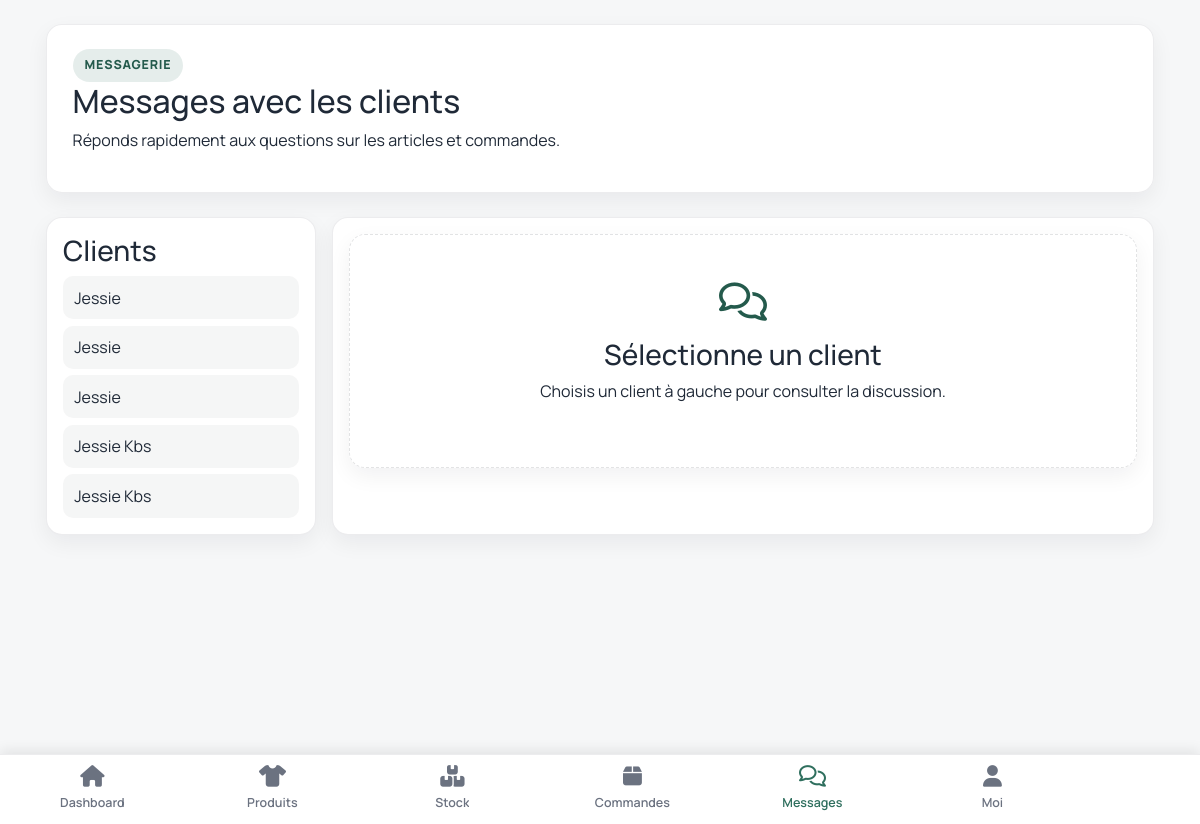
/vendeur/messages (signed in), run on the app's committed database.
### models.py (models this page shows, shortened)
class User(UserMixin, db.Model):
    __tablename__ = 'users'
    id = db.Column(db.Integer, primary_key=True)
    nom = db.Column(db.String(150), nullable=False)
    email = db.Column(db.String(150), unique=True, nullable=False)
    password_hash = db.Column(db.String(256), nullable=False)
    role = db.Column(db.String(50), nullable=False)  # client, vendeur, admin
    actif = db.Column(db.Boolean, default=True)
    localisation = db.Column(db.String(120), nullable=True)
    profile_photo = db.Column(db.String(255), nullable=True)
    terms_accepted = db.Column(db.DateTime, nullable=True)
    shop_id = db.Column(db.Integer, db.ForeignKey('shops.id'), nullable=True)
    products = db.relationship('Product', backref='vendeur', lazy=True, cascade="all, delete-orphan")
    orders = db.relationship('Order', backref='client', lazy=True, cascade="all, delete-orphan")
    sent_messages = db.relationship('Message', foreign_keys='Message.expediteur_id', backref='expediteur', lazy=True, cascade="all, delete-orphan")
    received_messages = db.relationship('Message', foreign_keys='Message.destinataire_id', backref='destinataire', lazy=True, cascade="all, delete-orphan")
    favoris = db.relationship('Favorite', backref='user', lazy=True, cascade="all, delete-orphan")
    avis_donnes = db.relationship('Review', foreign_keys='Review.client_id', backref='client', lazy=True, cascade="all, delete-orphan")
    avis_recus = db.relationship('Review', foreign_keys='Review.vendeur_id', backref='vendeur', lazy=True, cascade="all, delete-orphan")
    shop = db.relationship('Shop', backref='members', foreign_keys=[shop_id])

### routes/vendeur_routes.py (the view, shortened to what this page needs)
@vendeur_bp.route('/vendeur/messages', methods=['GET', 'POST'])
@login_required
def messages_vendeur():
    if current_user.role != 'vendeur':
        return redirect(url_for('auth.login'))
    partenaires = User.query.filter_by(role='client', actif=True).order_by(User.nom.asc()).all()
    partenaire_id = request.args.get('partenaire_id', type=int)
    conversation = []
    partenaire = None
    unread_by_partner = {}
    for partenaire_candidat in partenaires:
        unread_by_partner[partenaire_candidat.id] = Message.query.filter_by(
            expediteur_id=partenaire_candidat.id,
            destinataire_id=current_user.id,
            lu=False,
        ).filter(Message.shop_id == current_user.shop_id if current_user.shop_id else True).count()
    return render_template(
        'vendeur/messages.html',
        partenaires=partenaires,
        conversation=conversation,
        partenaire_selectionne=partenaire,
        unread_by_partner=unread_by_partner,
    )

### app.py (called while the page is built)
@login_manager.user_loader
def load_user(user_id):
    from models import User
    return db.session.get(User, int(user_id))

@app.before_request
def ensure_database_ready_before_request():
    global _database_ready
    if not _database_ready:
        ensure_database_ready()
        _database_ready = True

### templates/vendeur/messages.html (shortened to what this page needs)
{% extends "base.html" %}
{% block content %}
<section class="page-header">
  <span class="section-tag">Messagerie</span>
  <h2>Messages avec les clients</h2>
  <p>Réponds rapidement aux questions sur les articles et commandes.</p>
</section>
<div class="messages-layout">
  <aside class="messages-sidebar">
    <h3>Clients</h3>
    <ul>
      {% for user in partenaires %}
      <li>
        <a href="{{ url_for('vendeur.messages_vendeur', partenaire_id=user.id) }}" class="{% if partenaire_selectionne and partenaire_selectionne.id == user.id %}active{% endif %}">
          {{ user.nom }}
        </a>
      </li>
      {% else %}
      <li>Aucun client disponible.</li>
      {% endfor %}
    </ul>
  </aside>
  <section class="messages-thread">
    {% if partenaire_selectionne %}
    <h3>Conversation avec {{ partenaire_selectionne.nom }}</h3>
    <div class="message-list">
      {% for msg in conversation %}
      <article class="message-bubble {% if msg.expediteur_id == current_user.id %}outgoing{% else %}incoming{% endif %}">
        <p>{{ msg.contenu }}</p>
        <small>
          {{ msg.date.strftime('%d/%m/%Y %H:%M') }}
          {% if msg.expediteur_id == current_user.id %}
          - {{ 'Lu' if msg.lu else 'Envoye' }}
          {% elif not msg.lu %}
          - Non lu
          {% endif %}
        </small>
      </article>
      {% else %}
      <p>Aucun message pour le moment.</p>
      {% endfor %}
    </div>
    <form method="POST" action="{{ url_for('vendeur.messages_vendeur') }}" class="message-form">
      <input type="hidden" name="destinataire_id" value="{{ partenaire_selectionne.id }}">
      <textarea name="contenu" rows="3" class="form-control" placeholder="Écris ton message..." required></textarea>
      <button class="btn btn-primary" type="submit">Envoyer</button>
    </form>
    {% else %}
    <div class="empty-state">
      <i class="fa-regular fa-comments"></i>
      <h3>Sélectionne un client</h3>
      <p>Choisis un client à gauche pour consulter la discussion.</p>
    </div>
    {% endif %}
  </section>
</div>
{% endblock %}

### static/style.css (style rules this page uses)
:root { --bg: #f6f7f8; --surface: rgba(255, 255, 255, 0.96); --surface-strong: #ffffff; --text: #1f2937; --muted: #6b7280; --primary: #2f6f5e; --primary-dark: #245a4c; --secondary: #5b6777; --accent: #111827; --border: rgba(17, 24, 39, 0.08); --shadow: 0 8px 22px rgba(17, 24, 39, 0.06); --radius-xl: 20px; --radius-lg: 16px; --radius-md: 12px; }
* { box-sizing: border-box; }
html { scroll-behavior: smooth; }
body { margin: 0; font-family: 'Manrope', sans-serif; color: var(--text); background: var(--bg); min-height: 100vh; }
a { text-decoration: none; }
.page-header { margin: 1.25rem 0 1.5rem; padding: 1.5rem 1.6rem; background: var(--surface); border: 1px solid var(--border); border-radius: var(--radius-lg); box-shadow: var(--shadow); }
.section-tag, .hero-kicker, .badge-soft, .chip { display: inline-flex; align-items: center; gap: 0.35rem; border-radius: 999px; font-size: 0.78rem; font-weight: 800; letter-spacing: 0.06em; text-transform: uppercase; }
.section-tag, .badge-soft { background: rgba(47, 111, 94, 0.12); color: var(--primary-dark); padding: 0.45rem 0.75rem; }
.empty-state { text-align: center; padding: 3rem 1.25rem; background: var(--surface); border: 1px dashed rgba(17, 24, 39, 0.12); border-radius: var(--radius-lg); box-shadow: var(--shadow); }
.empty-state i { font-size: 2.4rem; color: var(--primary-dark); margin-bottom: 1rem; }
.messages-layout { display: grid; grid-template-columns: 270px 1fr; gap: 1rem; }
.messages-sidebar, .messages-thread { background: var(--surface-strong); border: 1px solid var(--border); border-radius: 16px; box-shadow: var(--shadow); padding: 1rem; }
.messages-sidebar ul { list-style: none; padding: 0; margin: 0; display: grid; gap: 0.4rem; }
.messages-sidebar a { display: block; padding: 0.6rem 0.7rem; border-radius: 10px; color: var(--text); background: rgba(17, 24, 39, 0.04); }

### data on the page
User: nom "Jessie"
User: nom "Jessie"
User: nom "Jessie"
User: nom "Jessie Kbs"
User: nom "Jessie Kbs"
